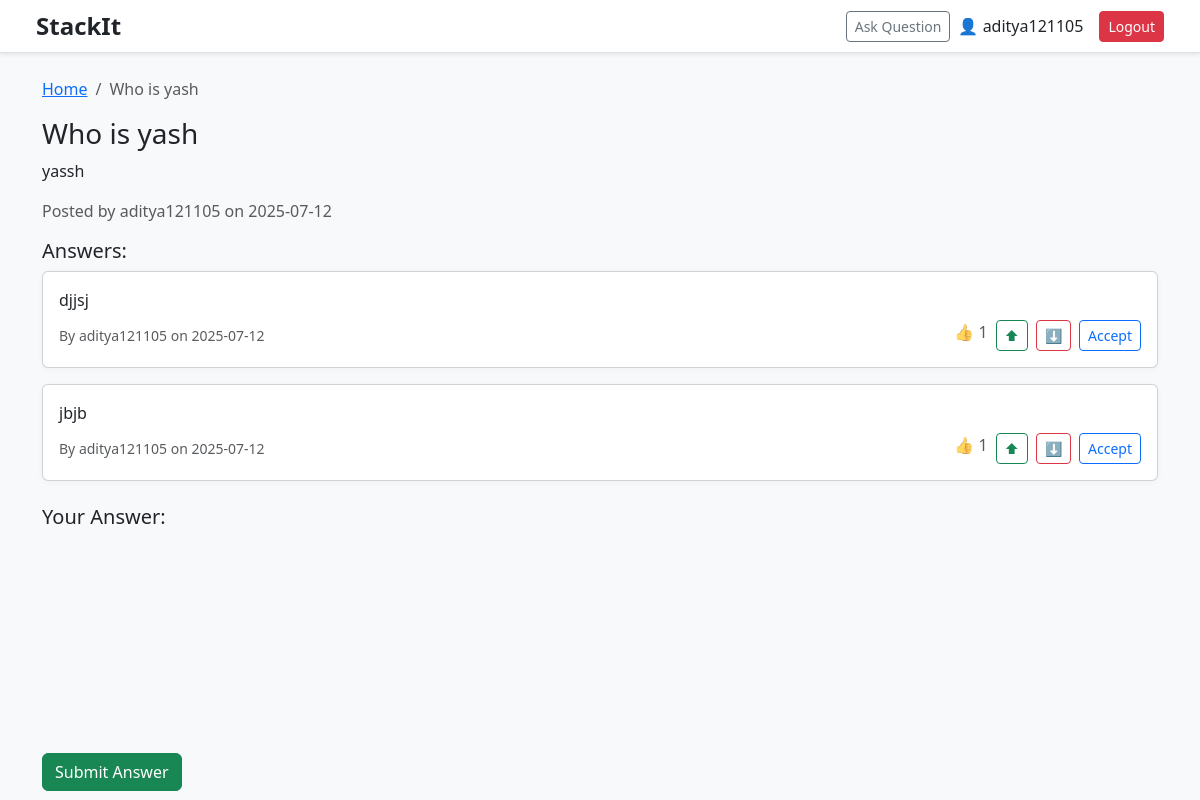
The page /question/1 (signed in) on the database its author committed.
### app/models.py (models this page shows)
class User(UserMixin, db.Model):
    id = db.Column(db.Integer, primary_key=True)
    username = db.Column(db.String(150), unique=True, nullable=False)
    email = db.Column(db.String(150), unique=True, nullable=False)
    password = db.Column(db.String(200), nullable=False)
    answers = db.relationship('Answer', backref='author', lazy=True)
    questions = db.relationship('Question', backref='author', lazy=True)
    votes = db.relationship('Vote', backref='voter', lazy=True)
    replies = db.relationship('Reply', backref='user', lazy=True)  # ✅ User replies

class Question(db.Model):
    id = db.Column(db.Integer, primary_key=True)
    title = db.Column(db.String(300), nullable=False)
    description = db.Column(db.Text, nullable=False)
    date_posted = db.Column(db.DateTime, default=datetime.utcnow)
    user_id = db.Column(db.Integer, db.ForeignKey('user.id'), nullable=False)
    tags = db.relationship('Tag', secondary=question_tags, backref=db.backref('questions', lazy='dynamic'))
    answers = db.relationship('Answer', backref='question', lazy=True)

class Answer(db.Model):
    id = db.Column(db.Integer, primary_key=True)
    content = db.Column(db.Text, nullable=False)
    date_posted = db.Column(db.DateTime, default=datetime.utcnow)
    is_accepted = db.Column(db.Boolean, default=False)
    user_id = db.Column(db.Integer, db.ForeignKey('user.id'), nullable=False)
    question_id = db.Column(db.Integer, db.ForeignKey('question.id'), nullable=False)
    replies = db.relationship('Reply', backref='answer', lazy=True, cascade='all, delete-orphan')  # ✅ Replies
    votes = db.relationship('Vote', backref='answer', lazy=True, cascade='all, delete-orphan')     # ✅ Cascade delete
    is_accepted = db.Column(db.Boolean, default=False)

### app/routes.py (the view)
@bp.route('/question/<int:question_id>', methods=['GET', 'POST'])
def question_detail(question_id):
    question = Question.query.get_or_404(question_id)
    form = AnswerForm()
    if form.validate_on_submit():
        answer = Answer(content=form.content.data, author=current_user, question=question)
        db.session.add(answer)
        db.session.commit()
        return redirect(url_for('main.question_detail', question_id=question.id))
    return render_template('question.html', question=question, form=form)

### app/routes.py (called while the page is built)
@login_manager.user_loader
def load_user(user_id):
    return User.query.get(int(user_id))

### app/templates/question.html (shortened to what this page needs)
{% extends 'base.html' %}
{% block content %}
<nav aria-label="breadcrumb">
  <ol class="breadcrumb">
    <li class="breadcrumb-item"><a href="{{ url_for('main.home') }}">Home</a></li>
    <li class="breadcrumb-item active" aria-current="page">{{ question.title }}</li>
  </ol>
</nav>
<h3>{{ question.title }}</h3>
<p>{{ question.description|safe }}</p>
<p class="text-muted">Posted by {{ question.author.username }} on {{ question.date_posted.strftime('%Y-%m-%d') }}</p>
<h5>Answers:</h5>
{% for ans in question.answers %}
<div class="card mb-3 {% if ans.is_accepted %}border-success{% endif %}">
  <div class="card-body">
    <p>{{ ans.content|safe }}</p>
    <div class="d-flex justify-content-between align-items-center">
      <div>
        <small class="text-muted">By {{ ans.author.username }} on {{ ans.date_posted.strftime('%Y-%m-%d') }}</small>
      </div>
      <div class="d-flex gap-2">
        <span class="text-muted">👍 {{ ans.votes|length }}</span>
        {% if current_user.is_authenticated %}
        <form method="post" action="{{ url_for('main.vote_answer', answer_id=ans.id, vote_type='up') }}" class="d-inline">
          <button class="btn btn-sm btn-outline-success">⬆</button>
        </form>
        <form method="post" action="{{ url_for('main.vote_answer', answer_id=ans.id, vote_type='down') }}" class="d-inline">
          <button class="btn btn-sm btn-outline-danger">⬇</button>
        </form>
        {% if current_user.id == question.author.id %}
        <form method="post" action="{{ url_for('main.accept_answer', answer_id=ans.id) }}" class="d-inline">
          <button class="btn btn-sm btn-outline-primary {% if ans.is_accepted %}active{% endif %}">
            {% if ans.is_accepted %}✓ Accepted{% else %}Accept{% endif %}
          </button>
        </form>
        {% endif %}
        {% endif %}
      </div>
    </div>
  </div>
</div>
{% else %}
<p>No answers yet. Be the first to answer!</p>
{% endfor %}
{% if current_user.is_authenticated %}
<h5 class="mt-4">Your Answer:</h5>
<form method="POST">
  <div id="quill-editor" style="height: 200px;"></div>
  <button type="submit" class="btn btn-success mt-3">Submit Answer</button>
</form>
<link href="https://cdn.quilljs.com/1.3.6/quill.snow.css" rel="stylesheet">
<link href="https://cdn.jsdelivr.net/npm/quill-emoji@0.1.7/dist/quill-emoji.css" rel="stylesheet">
{% else %}
<p><a href="{{ url_for('main.login') }}">Login</a> to answer or vote.</p>
{% endif %}
{% endblock %}

### app/templates/base.html (shortened to what this page needs)
<!DOCTYPE html>
<html lang="en">
<head>
  <link rel="stylesheet" href="{{ url_for('static', filename='css/style.css') }}">
  <link rel="stylesheet" href="https://cdn.jsdelivr.net/npm/bootstrap@5.3.0/dist/css/bootstrap.min.css">
</head>
<body class="bg-light">
  <nav class="navbar navbar-expand-lg navbar-light bg-white border-bottom shadow-sm px-4 py-2">
    <div class="container-fluid justify-content-between align-items-center d-flex">
      <div class="d-flex align-items-center flex-grow-1">
        <span class="fw-bold fs-4 me-3 text-dark">StackIt</span>
      </div>
      <div class="d-flex align-items-center ms-3">
        {% if current_user.is_authenticated %}
          <a class="btn btn-sm btn-outline-secondary me-2" href="{{ url_for('main.ask') }}">Ask Question</a>
          <span class="me-3 text-dark fw-medium">👤 {{ current_user.username }}</span>
          <a class="btn btn-sm btn-danger" href="{{ url_for('main.logout') }}">Logout</a>
        {% else %}
          <a class="text-primary fw-medium" href="{{ url_for('main.login') }}">Login</a>
        {% endif %}
      </div>
    </div>
  </nav>
  <div class="container mt-4">
    {% block content %}{% endblock %}
  </div>
</body>
</html>

### app/static/css/style.css (style rules this page uses)
body { font-family: 'Segoe UI', 'Roboto', sans-serif; background-color: #f9f9fb; color: #333; line-height: 1.6; }
a { text-decoration: none; color: #2255aa; }
.navbar { background-color: #fff; border-bottom: 1px solid #ddd; box-shadow: 0 2px 4px rgba(0, 0, 0, 0.02); }
.card { border-radius: 10px; border: 1px solid #e0e0e0; box-shadow: 0 1px 6px rgba(0, 0, 0, 0.04); transition: transform 0.2s; }
.card-body p { margin-bottom: 0.5rem; }
.btn { border-radius: 6px; padding: 6px 14px; font-size: 0.95rem; }
.breadcrumb { background: none; padding: 0; margin-bottom: 1rem; }

### rows shown on the page
User: username "aditya121105", author.username "aditya121105"
Question: title "Who is yash", description "yassh", date_posted "2025-07-12"
Answer: content "djjsj", author.username "aditya121105", date_posted "2025-07-12", votes|length "1", is_accepted "Accept"
Answer: content "jbjb", author.username "aditya121105", date_posted "2025-07-12", votes|length "1", is_accepted "Accept"
